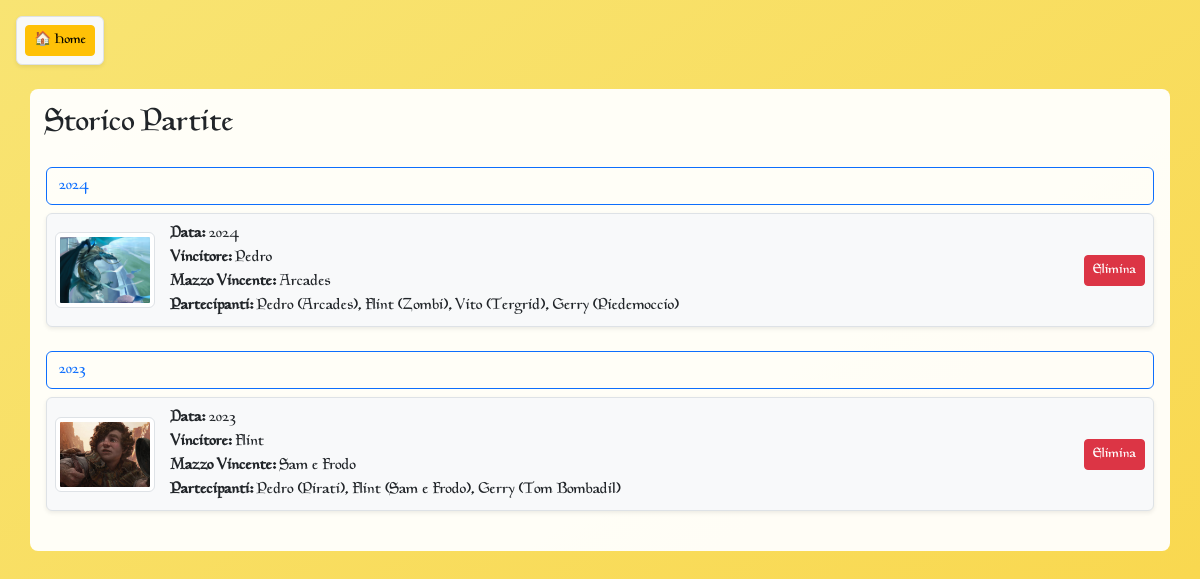
/matches/list, run on the app's committed database.
### tables this page shows
CREATE TABLE matches (
            id INTEGER PRIMARY KEY AUTOINCREMENT,
            date TEXT,
            winner_id INTEGER,
            FOREIGN KEY(winner_id) REFERENCES players(id)
        );

CREATE TABLE decks (
            id INTEGER PRIMARY KEY AUTOINCREMENT,
            player_id INTEGER,
            name TEXT NOT NULL,
            colors TEXT,
            image TEXT,
            FOREIGN KEY(player_id) REFERENCES players(id)
        );

CREATE TABLE players (
            id INTEGER PRIMARY KEY AUTOINCREMENT,
            name TEXT NOT NULL,
            image TEXT
        );

### app.py (the view)
@app.route('/matches/list')
def match_list():
    conn = sqlite3.connect('db.sqlite3')
    conn.row_factory = sqlite3.Row
    c = conn.cursor()
    matches = c.execute('''
        SELECT m.id, m.date, m.winner_id, pw.name as winner_name
        FROM matches m
        LEFT JOIN players pw ON m.winner_id = pw.id
        ORDER BY m.id DESC
    ''').fetchall()
    matches_by_year = defaultdict(list)
    for match in matches:
        match_dict = dict(match)
        participants = c.execute('''
            SELECT p.name as player_name, d.name as deck_name, d.id as deck_id
            FROM match_players mp
            JOIN players p ON mp.player_id = p.id
            JOIN decks d ON mp.deck_id = d.id
            WHERE mp.match_id = ?
        ''', (match['id'],)).fetchall()
        match_dict['participants'] = [dict(p) for p in participants]
        winning_deck = c.execute('''
            SELECT d.name, d.image
            FROM match_players mp
            JOIN decks d ON mp.deck_id = d.id
            WHERE mp.match_id = ? AND mp.player_id = ?
            LIMIT 1
        ''', (match['id'], match['winner_id'])).fetchone()
        match_dict['winning_deck'] = dict(winning_deck) if winning_deck else None
        try:
            if len(match['date']) == 4:
                year = int(match['date'])
            else:
                year = datetime.strptime(match['date'], "%Y-%m-%d").year
        except:
            year = "Sconosciuto"
        match_dict['year'] = year  # Permette di accedere all’anno nel template
        matches_by_year[year].append(match_dict)
    conn.close()
    return render_template('match_list.html', matches_by_year=matches_by_year)

### templates/match_list.html
{% extends "base.html" %}
{% block content %}
<h2 class="mb-4">Storico Partite</h2>
{% for year, matches in matches_by_year.items() %}
  <div class="mb-4">
    <button class="btn btn-outline-primary w-100 text-start" type="button" data-bs-toggle="collapse" data-bs-target="#year-{{ year }}">
      {{ year }}
    </button>
    <div class="collapse show mt-2" id="year-{{ year }}">
      {% for match in matches %}
        <div class="d-flex align-items-center border rounded p-2 mb-2 shadow-sm bg-light">
          {% if match.winning_deck and match.winning_deck.image %}
            <img src="{{ url_for('static', filename='images/decks/' ~ match.winning_deck.image) }}"
                 alt="Deck Image"
                 class="img-thumbnail me-3"
                 style="width: 100px; height: auto;">
          {% else %}
            <div class="me-3" style="width: 100px; height: 100px; background: #ddd; display: flex; align-items: center; justify-content: center;">
              <span class="text-muted small">No Image</span>
            </div>
          {% endif %}
          <div class="flex-grow-1">
            <div><strong>Data:</strong> {{ match.date }}</div>
            <div><strong>Vincitore:</strong> {{ match.winner_name }}</div>
            {% if match.winning_deck %}
              <div><strong>Mazzo Vincente:</strong> {{ match.winning_deck.name }}</div>
            {% endif %}
            <div>
              <strong>Partecipanti:</strong>
              {% for p in match.participants %}
                {{ p.player_name }} ({{ p.deck_name }}){% if not loop.last %}, {% endif %}
              {% endfor %}
            </div>
          </div>
          <form action="{{ url_for('delete_match', match_id=match.id) }}" method="post" class="ms-3">
            <button type="submit" class="btn btn-sm btn-danger"
                    onclick="return confirm('Sei sicuro di voler eliminare la partita?');">
              Elimina
            </button>
          </form>
        </div>
      {% endfor %}
    </div>
  </div>
{% endfor %}
{% endblock %}

### static/style.css (style rules this page uses)
body { font-family: 'MioFont', sans-serif; }

### templates/base.html (style rules this page uses)
body { background: linear-gradient(to bottom right, #f8e473, #f9d64a); background-attachment: fixed; background-repeat: no-repeat; background-size: cover; }

### data on the page
matches: image (picture), date "2024", winner_name "Pedro", winning_deck.name "Arcades"
decks: player_name "Pedro", deck_name "Arcades"
decks: player_name "Flint", deck_name "Zombi"
decks: player_name "Vito", deck_name "Tergrid"
decks: player_name "Gerry", deck_name "Piedemoccio"
matches: image (picture), date "2023", winner_name "Flint", winning_deck.name "Sam e Frodo"
decks: player_name "Pedro", deck_name "Pirati"
decks: player_name "Flint", deck_name "Sam e Frodo"
decks: player_name "Gerry", deck_name "Tom Bombadil"

### other printed values
{{ year }} "2024" "2023"
